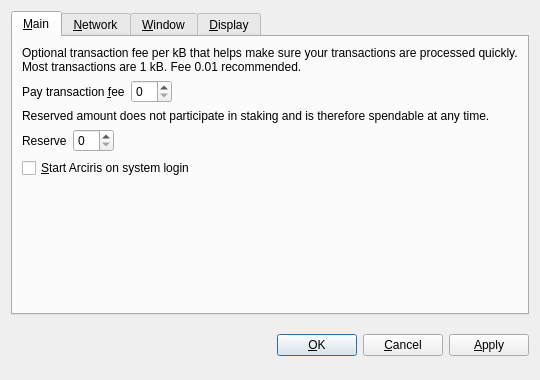
<?xml version="1.0" encoding="UTF-8"?>
<ui version="4.0">
 <class>OptionsDialog</class>
 <widget class="QDialog" name="OptionsDialog">
  <property name="geometry">
   <rect>
    <x>0</x>
    <y>0</y>
    <width>540</width>
    <height>380</height>
   </rect>
  </property>
  <property name="windowTitle">
   <string>Options</string>
  </property>
  <property name="modal">
   <bool>true</bool>
  </property>
  <layout class="QVBoxLayout" name="verticalLayout">
   <item>
    <widget class="QTabWidget" name="tabWidget">
     <property name="tabPosition">
      <enum>QTabWidget::North</enum>
     </property>
     <property name="currentIndex">
      <number>0</number>
     </property>
     <widget class="QWidget" name="tabMain">
      <attribute name="title">
       <string>&amp;Main</string>
      </attribute>
      <layout class="QVBoxLayout" name="verticalLayout_Main">
       <item>
        <widget class="QLabel" name="transactionFeeInfoLabel">
         <property name="text">
          <string>Optional transaction fee per kB that helps make sure your transactions are processed quickly. Most transactions are 1 kB. Fee 0.01 recommended.</string>
         </property>
         <property name="textFormat">
          <enum>Qt::PlainText</enum>
         </property>
         <property name="wordWrap">
          <bool>true</bool>
         </property>
        </widget>
       </item>
       <item>
        <layout class="QHBoxLayout" name="horizontalLayoutFee">
         <item>
          <widget class="QLabel" name="transactionFeeLabel">
           <property name="text">
            <string>Pay transaction &amp;fee</string>
           </property>
           <property name="textFormat">
            <enum>Qt::PlainText</enum>
           </property>
           <property name="buddy">
            <cstring>transactionFee</cstring>
           </property>
          </widget>
         </item>
         <item>
          <widget class="BitcoinAmountField" name="transactionFee"/>
         </item>
         <item>
          <spacer name="horizontalSpacerFee">
           <property name="orientation">
            <enum>Qt::Horizontal</enum>
           </property>
           <property name="sizeHint" stdset="0">
            <size>
             <width>40</width>
             <height>20</height>
            </size>
           </property>
          </spacer>
         </item>
        </layout>
       </item>
       <item>
        <widget class="QLabel" name="reserveBalanceInfoLabel">
         <property name="text">
          <string>Reserved amount does not participate in staking and is therefore spendable at any time.</string>
         </property>
         <property name="textFormat">
          <enum>Qt::PlainText</enum>
         </property>
         <property name="wordWrap">
          <bool>true</bool>
         </property>
        </widget>
       </item>
       <item>
        <layout class="QHBoxLayout" name="horizontalLayoutReserveBalance">
         <item>
          <widget class="QLabel" name="reserveBalanceLabel">
           <property name="text">
            <string>Reserve</string>
           </property>
           <property name="textFormat">
            <enum>Qt::PlainText</enum>
           </property>
           <property name="buddy">
            <cstring>reserveBalance</cstring>
           </property>
          </widget>
         </item>
         <item>
          <widget class="BitcoinAmountField" name="reserveBalance"/>
         </item>
         <item>
          <spacer name="horizontalSpacerReserveBalance">
           <property name="orientation">
            <enum>Qt::Horizontal</enum>
           </property>
           <property name="sizeHint" stdset="0">
            <size>
             <width>40</width>
             <height>20</height>
            </size>
           </property>
          </spacer>
         </item>
        </layout>
       </item>
       <item>
        <widget class="QCheckBox" name="bitcoinAtStartup">
         <property name="toolTip">
          <string>Automatically start Arciris after logging in to the system.</string>
         </property>
         <property name="text">
          <string>&amp;Start Arciris on system login</string>
         </property>
        </widget>
       </item>
       <item>
        <spacer name="verticalSpacer_Main">
         <property name="orientation">
          <enum>Qt::Vertical</enum>
         </property>
         <property name="sizeHint" stdset="0">
          <size>
           <width>20</width>
           <height>40</height>
          </size>
         </property>
        </spacer>
       </item>
      </layout>
     </widget>
     <widget class="QWidget" name="tabNetwork">
      <attribute name="title">
       <string>&amp;Network</string>
      </attribute>
      <layout class="QVBoxLayout" name="verticalLayout_Network">
       <item>
        <widget class="QCheckBox" name="mapPortUpnp">
         <property name="toolTip">
          <string>Automatically open the Arciris client port on the router. This only works when your router supports UPnP and it is enabled.</string>
         </property>
         <property name="text">
          <string>Map port using &amp;UPnP</string>
         </property>
        </widget>
       </item>
       <item>
        <widget class="QCheckBox" name="connectSocks">
         <property name="toolTip">
          <string>Connect to the Arciris network through a SOCKS5 proxy (e.g. when connecting through Tor).</string>
         </property>
         <property name="text">
          <string>&amp;Connect through SOCKS5 proxy:</string>
         </property>
        </widget>
       </item>
       <item>
        <layout class="QHBoxLayout" name="horizontalLayout_Network">
         <item>
          <widget class="QLabel" name="proxyIpLabel">
           <property name="text">
            <string>Proxy &amp;IP:</string>
           </property>
           <property name="textFormat">
            <enum>Qt::PlainText</enum>
           </property>
           <property name="buddy">
            <cstring>proxyIp</cstring>
           </property>
          </widget>
         </item>
         <item>
          <widget class="QValidatedLineEdit" name="proxyIp">
           <property name="maximumSize">
            <size>
             <width>140</width>
             <height>16777215</height>
            </size>
           </property>
           <property name="toolTip">
            <string>IP address of the proxy (e.g. 127.0.0.1)</string>
           </property>
          </widget>
         </item>
         <item>
          <widget class="QLabel" name="proxyPortLabel">
           <property name="text">
            <string>&amp;Port:</string>
           </property>
           <property name="textFormat">
            <enum>Qt::PlainText</enum>
           </property>
           <property name="buddy">
            <cstring>proxyPort</cstring>
           </property>
          </widget>
         </item>
         <item>
          <widget class="QLineEdit" name="proxyPort">
           <property name="maximumSize">
            <size>
             <width>55</width>
             <height>16777215</height>
            </size>
           </property>
           <property name="toolTip">
            <string>Port of the proxy (e.g. 9050)</string>
           </property>
          </widget>
         </item>
         <item>
          <spacer name="horizontalSpacer_Network">
           <property name="orientation">
            <enum>Qt::Horizontal</enum>
           </property>
           <property name="sizeHint" stdset="0">
            <size>
             <width>40</width>
             <height>20</height>
            </size>
           </property>
          </spacer>
         </item>
        </layout>
       </item>
       <item>
        <spacer name="verticalSpacer_Network">
         <property name="orientation">
          <enum>Qt::Vertical</enum>
         </property>
         <property name="sizeHint" stdset="0">
          <size>
           <width>20</width>
           <height>40</height>
          </size>
         </property>
        </spacer>
       </item>
      </layout>
     </widget>
     <widget class="QWidget" name="tabWindow">
      <attribute name="title">
       <string>&amp;Window</string>
      </attribute>
      <layout class="QVBoxLayout" name="verticalLayout_Window">
       <item>
        <widget class="QCheckBox" name="minimizeToTray">
         <property name="toolTip">
          <string>Show only a tray icon after minimizing the window.</string>
         </property>
         <property name="text">
          <string>&amp;Minimize to the tray instead of the taskbar</string>
         </property>
        </widget>
       </item>
       <item>
        <widget class="QCheckBox" name="minimizeOnClose">
         <property name="toolTip">
          <string>Minimize instead of exit the application when the window is closed. When this option is enabled, the application will be closed only after selecting Quit in the menu.</string>
         </property>
         <property name="text">
          <string>M&amp;inimize on close</string>
         </property>
        </widget>
       </item>
       <item>
        <spacer name="verticalSpacer_Window">
         <property name="orientation">
          <enum>Qt::Vertical</enum>
         </property>
         <property name="sizeHint" stdset="0">
          <size>
           <width>20</width>
           <height>40</height>
          </size>
         </property>
        </spacer>
       </item>
      </layout>
     </widget>
     <widget class="QWidget" name="tabDisplay">
      <attribute name="title">
       <string>&amp;Display</string>
      </attribute>
      <layout class="QVBoxLayout" name="verticalLayout_Display">
       <item>
        <layout class="QHBoxLayout" name="horizontalLayout_1_Display">
         <item>
          <widget class="QLabel" name="langLabel">
           <property name="text">
            <string>User Interface &amp;language:</string>
           </property>
           <property name="textFormat">
            <enum>Qt::PlainText</enum>
           </property>
           <property name="buddy">
            <cstring>lang</cstring>
           </property>
          </widget>
         </item>
         <item>
          <widget class="QValueComboBox" name="lang">
           <property name="toolTip">
            <string>The user interface language can be set here. This setting will take effect after restarting Arciris.</string>
           </property>
          </widget>
         </item>
        </layout>
       </item>
       <item>
        <layout class="QHBoxLayout" name="horizontalLayout_2_Display">
         <item>
          <widget class="QLabel" name="unitLabel">
           <property name="text">
            <string>&amp;Unit to show amounts in:</string>
           </property>
           <property name="textFormat">
            <enum>Qt::PlainText</enum>
           </property>
           <property name="buddy">
            <cstring>unit</cstring>
           </property>
          </widget>
         </item>
         <item>
          <widget class="QValueComboBox" name="unit">
           <property name="toolTip">
            <string>Choose the default subdivision unit to show in the interface and when sending coins.</string>
           </property>
          </widget>
         </item>
        </layout>
       </item>
       <item>
        <widget class="QCheckBox" name="coinControlFeatures">
         <property name="toolTip">
          <string>Whether to show coin control features or not.</string>
         </property>
         <property name="text">
          <string>Display coin &amp;control features (experts only!)</string>
         </property>
        </widget>
       </item>
       <item>
        <widget class="QCheckBox" name="useBlackTheme">
         <property name="text">
          <string>Use black visual theme (requires restart)</string>
         </property>
        </widget>
       </item>
       <item>
        <spacer name="verticalSpacer_Display">
         <property name="orientation">
          <enum>Qt::Vertical</enum>
         </property>
         <property name="sizeHint" stdset="0">
          <size>
           <width>20</width>
           <height>40</height>
          </size>
         </property>
        </spacer>
       </item>
      </layout>
     </widget>
    </widget>
   </item>
   <item>
    <layout class="QHBoxLayout" name="horizontalLayout_Buttons">
     <item>
      <spacer name="horizontalSpacer_1">
       <property name="orientation">
        <enum>Qt::Horizontal</enum>
       </property>
       <property name="sizeHint" stdset="0">
        <size>
         <width>40</width>
         <height>48</height>
        </size>
       </property>
      </spacer>
     </item>
     <item>
      <widget class="QLabel" name="statusLabel">
       <property name="font">
        <font>
         <weight>75</weight>
         <bold>true</bold>
        </font>
       </property>
       <property name="text">
        <string/>
       </property>
       <property name="textFormat">
        <enum>Qt::PlainText</enum>
       </property>
       <property name="wordWrap">
        <bool>true</bool>
       </property>
      </widget>
     </item>
     <item>
      <spacer name="horizontalSpacer_2">
       <property name="orientation">
        <enum>Qt::Horizontal</enum>
       </property>
       <property name="sizeHint" stdset="0">
        <size>
         <width>40</width>
         <height>48</height>
        </size>
       </property>
      </spacer>
     </item>
     <item>
      <widget class="QPushButton" name="okButton">
       <property name="text">
        <string>&amp;OK</string>
       </property>
      </widget>
     </item>
     <item>
      <widget class="QPushButton" name="cancelButton">
       <property name="text">
        <string>&amp;Cancel</string>
       </property>
       <property name="autoDefault">
        <bool>false</bool>
       </property>
      </widget>
     </item>
     <item>
      <widget class="QPushButton" name="applyButton">
       <property name="text">
        <string>&amp;Apply</string>
       </property>
       <property name="autoDefault">
        <bool>false</bool>
       </property>
      </widget>
     </item>
    </layout>
   </item>
  </layout>
 </widget>
 <customwidgets>
  <customwidget>
   <class>BitcoinAmountField</class>
   <extends>QSpinBox</extends>
   <header>bitcoinamountfield.h</header>
  </customwidget>
  <customwidget>
   <class>QValueComboBox</class>
   <extends>QComboBox</extends>
   <header>qvaluecombobox.h</header>
  </customwidget>
  <customwidget>
   <class>QValidatedLineEdit</class>
   <extends>QLineEdit</extends>
   <header>qvalidatedlineedit.h</header>
  </customwidget>
 </customwidgets>
 <resources/>
 <connections/>
</ui>
